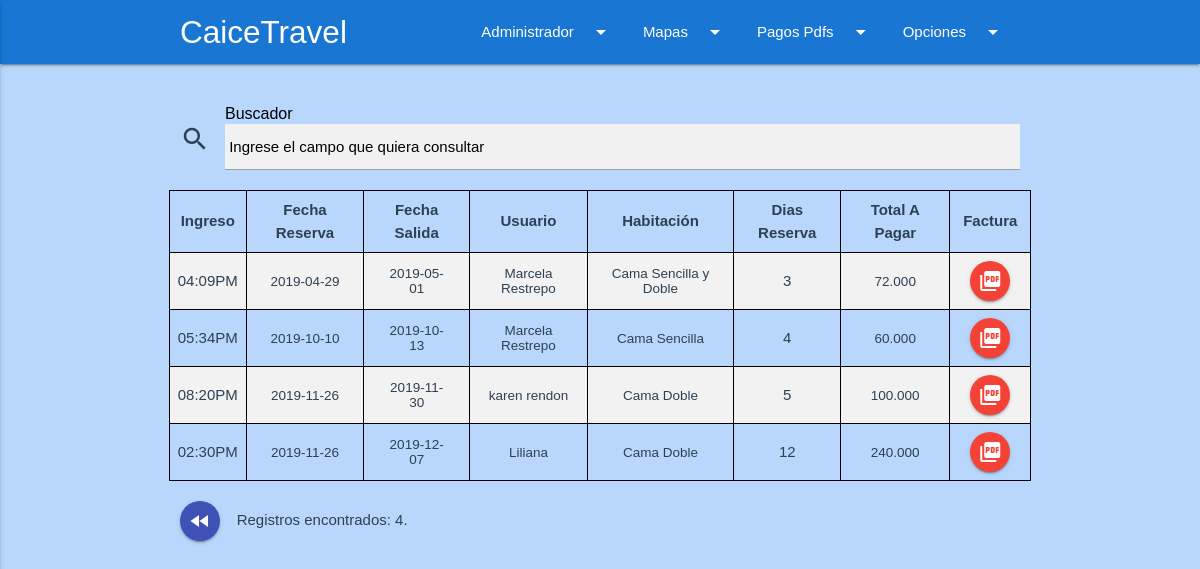
/habitacionReservada.php?codigoS=02 (signed in), run on the app's committed database.
### tables this page shows
CREATE TABLE IF NOT EXISTS `usuarios` (
  `idUsuarios` int(11) NOT NULL AUTO_INCREMENT,
  `nombre` varchar(45) NOT NULL,
  `email` varchar(45) NOT NULL,
  `estado` int(5) NOT NULL,
  `password` varchar(255) NOT NULL,
  `joining_date` timestamp NOT NULL DEFAULT CURRENT_TIMESTAMP,
  PRIMARY KEY (`idUsuarios`)
);

CREATE TABLE IF NOT EXISTS `reserva` (
  `consecutivo` varchar(6) NOT NULL,
  `hora` time NOT NULL,
  `fechaIngreso` date NOT NULL,
  `fechaSalida` date NOT NULL,
  `usuario` int(11) NOT NULL,
  PRIMARY KEY (`consecutivo`),
  KEY `usuario` (`usuario`)
);

CREATE TABLE IF NOT EXISTS `habitacion` (
  `codigo` varchar(4) NOT NULL,
  `descripcion` varchar(45) NOT NULL,
  `cantidad` int(11) NOT NULL,
  `precio` decimal(8,3) NOT NULL,
  `hotel` varchar(4) NOT NULL,
  PRIMARY KEY (`codigo`),
  KEY `fk_habitacion_hotel1_idx` (`hotel`)
);

CREATE TABLE IF NOT EXISTS `reservahotel` (
  `reserva` varchar(6) NOT NULL,
  `habitacion` varchar(4) NOT NULL,
  `precio` decimal(8,3) NOT NULL,
  KEY `reserva` (`reserva`),
  KEY `habitacion` (`habitacion`)
);

### class.administrador.php (called while the page is built, shortened)
 <?php
class Administrador
{
	private $conn;
	public function __construct()
	{
		$basededatos = new Conexion();
		$bd = $basededatos->conexionBD();
		$this->conn = $bd;
	}
	public function runQuery($sql)
	{
		$stmt = $this->conn->prepare($sql);
		return $stmt;
	}
}
?>

### habitacionReservada.php (the view, shortened to what this page needs)
<?php
require_once('class.administrador.php');
$codigo=$_GET['codigoS'];
$administrador = new Administrador();
$sql="SELECT u.nombre usuario, h.descripcion habitacion, DATEDIFF(r.fechaSalida,r.fechaIngreso)+1 diasReservados, rh.precio totalAPagar, DATE_FORMAT(r.hora, '%h:%i%p') horaIngreso, r.fechaIngreso fechaIngreso, r.fechaSalida fechaSalida FROM usuarios u, reserva r, reservaHotel rh, habitacion h, hotel ho WHERE u.idUsuarios=r.usuario AND r.consecutivo=rh.reserva AND rh.habitacion=h.codigo AND h.hotel=ho.codigo AND ho.codigo=$codigo ORDER BY fechaIngreso,habitacion,usuario ASC";
$stmt = $administrador->runQuery($sql);
$stmt->execute();
?>
<!DOCTYPE html>
  <html>
    <head>
      <link type="text/css" rel="stylesheet" href="css/materialize.min.css"  media="screen,projection"/>
    </head>
    <body>
      <?php
        require_once('NavBarAdmin.php');
      ?>
      <br>
      <br>
      <div class="container">
        <div class="row">
          <div class="input-field col s12 m12 l12">
            <i class="material-icons prefix">search</i>
            <input class="color" placeholder=" Ingrese el campo que quiera consultar" name="txtBuscador" id="FiltrarContenido" type="text" class="validate">
            <label class="titulo" style="font-size:12pt;" for="txtBuscador">Buscador</label>
          </div>
          <table class="striped centered">
            <thead>
              <tr>
                <th>Ingreso</th>
                <th>Fecha Reserva</th>
                <th>Fecha Salida</th>
                <th>Usuario</th>
                <th>Habitación</th>
                <th>Dias Reserva</th>
                <th>Total A Pagar</th>
                <th>Factura</th>
              </tr>
            </thead>
            <tbody class="BusquedaRapida">
            <?php
              while ($fila=$stmt->fetch(PDO::FETCH_ASSOC))
              {
                echo "<tr>";
                echo "<td>".$fila['horaIngreso']."</td>";
                echo "<td class='letra espacio'>".$fila['fechaIngreso']."</td>";
                echo "<td class='letra espacio'>".$fila['fechaSalida']."</td>";
                echo "<td class='letra'>".$fila['usuario']."</td>";
                echo "<td class='letra'>".$fila['habitacion']."</td>";
                echo "<td>".$fila['diasReservados']."</td>";
                echo "<td class='letra espacio'>".$fila['totalAPagar']."</td>";
                echo "<td class='espacio'><a class='btn-floating btn-small waves-effect waves-light red' title='Generar Factura' href='generarfacturahotel.php?usuarioS=".$fila['usuario']."&habitacion=".$fila['habitacion']."'><i class='material-icons'> picture_as_pdf</i></a></td>";
                echo "</tr>";
              }
            ?>
            </tbody>
          </table>
        </div>
      </div>
      <div class="container">
        <div class="letra">
        <?php
        $stmt = $administrador->runQuery($sql);
        $stmt->execute();
        echo "<a class='btn-floating btn-small waves-effect waves-light indigo' title='Volver' href='pagosHotel.php'><i class='material-icons'>fast_rewind</i></a> &nbsp; &nbsp;";
        $registros = $stmt->rowCount();
        print("Registros encontrados: $registros.\n");
        ?>
        </div>
      </div>
    </body>
  </html>

### NavBarAdmin.php (shortened to what this page needs)
<nav class="#1976d2 blue darken-2" role="navigation">
  <div class="nav-wrapper container">
    <a href="principalAdministrador.php" class="brand-logo">CaiceTravel</a>
    <ul id="nav-mobile" class="right hide-on-med-and-down">
      <li><a class="dropdown-button" href="#!" data-activates="dropdownA">Administrador<i class="material-icons right" style="color: white;">arrow_drop_down</i></a></li>
      <li><a class="dropdown-button" href="#!" data-activates="dropdownM">Mapas<i class="material-icons right" style="color: white;">arrow_drop_down</i></a></li>
      <li><a class="dropdown-button" href="#!" data-activates="dropdownP">Pagos Pdfs<i class="material-icons right" style="color: white;">arrow_drop_down</i></a></li>
      <li><a class="dropdown-button" href="#!" data-activates="dropdownO">Opciones<i class="material-icons right" style="color: white;">arrow_drop_down</i></a></li>
    </ul>
  </div>
</nav>

### habitacionReservada.php (style rules this page uses)
body { margin: 0; padding: 0; background-color:rgb(185,215,253); font-family: Arial, Helvetica, sans-serif; color: #2E4053; }
input, input::-webkit-input-placeholder { color: black; }
input.color { color:black; background-color:#F1F1F1; }
label.titulo { color: black; }
table { width: 100%; }
table, th, td { border: 1px solid black; border-collapse: collapse; }
th, td { padding: 8px; }
td.espacio { padding-right: 20px; padding-left: 20px; }
td.letra { font: 0.9em Arial, Helvetica, sans-serif; }

### data on the page
usuarios: horaIngreso "04:09PM", reserva.fechaIngreso "2019-04-29", reserva.fechaSalida "2019-05-01", nombre "Marcela Restrepo", habitacion.descripcion "Cama Sencilla y Doble", diasReservados "3", reservahotel.precio "72.000", horaIngreso "05:34PM", reserva.fechaIngreso "2019-10-10", reserva.fechaSalida "2019-10-13", habitacion.descripcion "Cama Sencilla", diasReservados "4", reservahotel.precio "60.000"
usuarios: horaIngreso "08:20PM", reserva.fechaIngreso "2019-11-26", reserva.fechaSalida "2019-11-30", nombre "karen rendon", habitacion.descripcion "Cama Doble", diasReservados "5", reservahotel.precio "100.000"
usuarios: horaIngreso "02:30PM", reserva.fechaIngreso "2019-11-26", reserva.fechaSalida "2019-12-07", nombre "Liliana", habitacion.descripcion "Cama Doble", diasReservados "12", reservahotel.precio "240.000"

### other printed values
$registros "4"
